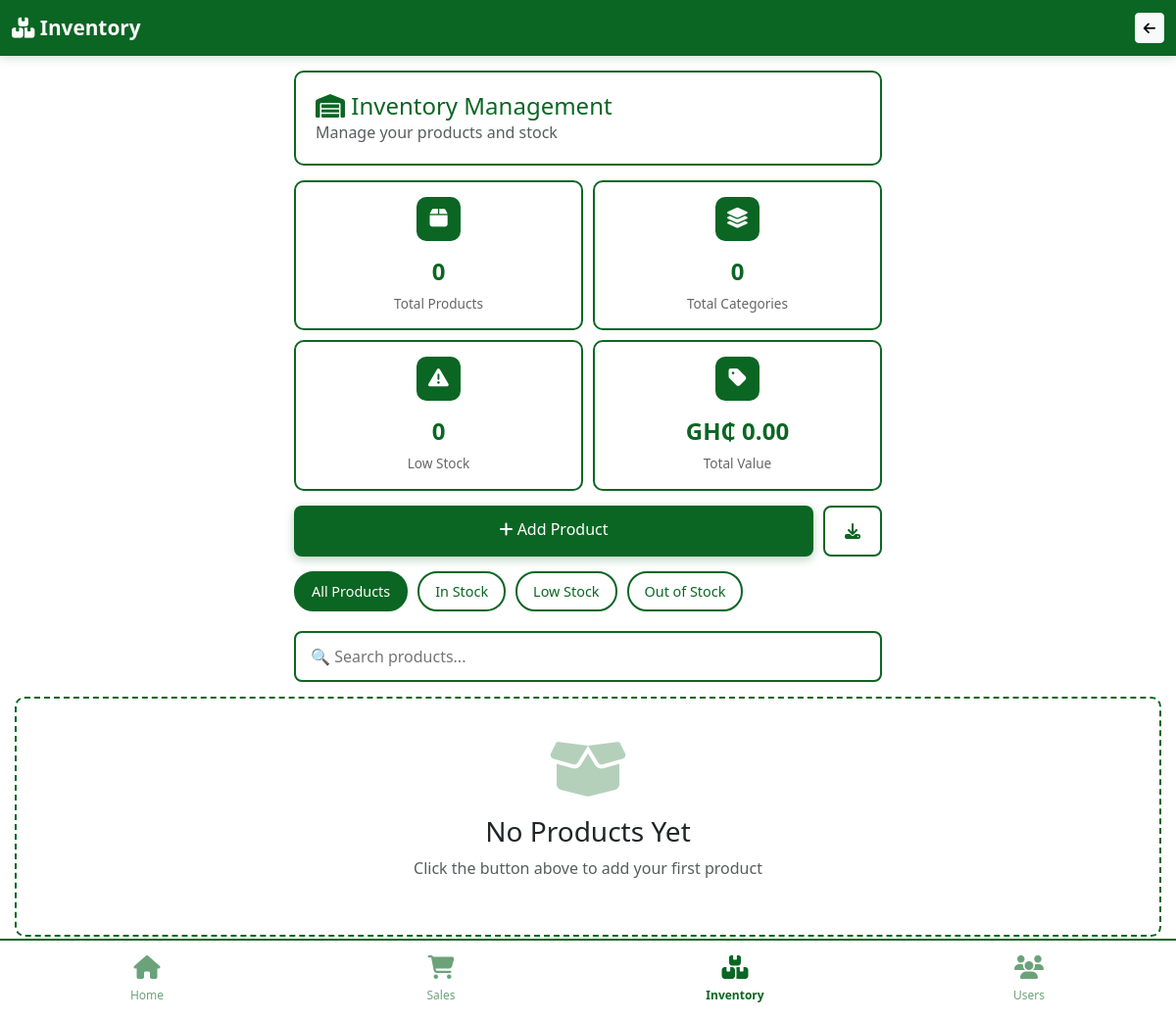
The app's page /inventory/, older data.
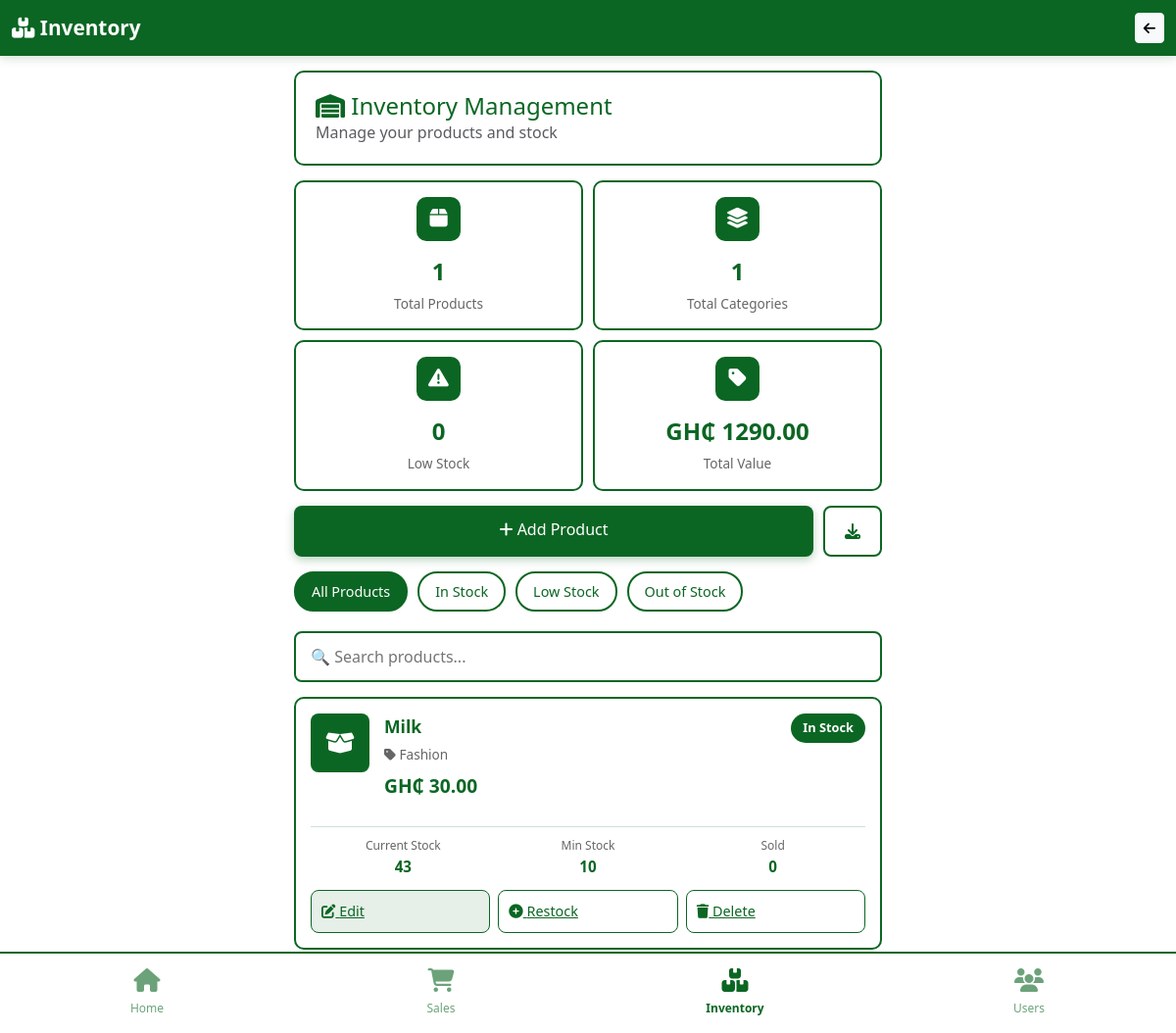
The same page, newer data.
### user/models.py (models this page shows, shortened)
class Product(models.Model):
    name = models.CharField(max_length=200)
    category = models.ForeignKey(Category, on_delete=models.PROTECT)
    description = models.TextField(blank=True)
    price = models.DecimalField(max_digits=10, decimal_places=2)
    cost_price = models.DecimalField(max_digits=10, decimal_places=2, null=True, blank=True)
    stock = models.IntegerField(default=0)
    min_stock = models.IntegerField(default=10)
    sku = models.CharField(max_length=50, blank=True)
    created_at = models.DateTimeField(auto_now_add=True)
    stock_level = models.CharField(max_length=50, blank=True, choices=[
        ('In Stock', 'In Stock'),
        ('Low Stock', 'Low Stock'),
        ('Out of Stock', 'Out of Stock'),
    ], default='In Stock')
    class Meta:
        db_table = 'product'

class Category(models.Model):
    name = models.CharField(max_length=100)
    description = models.TextField(blank=True)
    created_at = models.DateTimeField(auto_now_add=True)
    class Meta:
        db_table = 'category'
        verbose_name_plural = 'Categories'
    def __str__(self):
        return self.name

### user/views.py (the view)
# urls.py: path('inventory/', views.inventory_view, name='inventory'),
def inventory_view(request):
    search_query = request.GET.get('search', '')
    products_list = Product.objects.all().order_by('name')
    total_categories = Category.objects.count()
    for product in products_list:
        if product.stock == 0:
            product.stock_level = 'Out of Stock'
        elif product.stock < product.min_stock:
            product.stock_level = 'Low Stock'
        else:
            product.stock_level = 'In Stock'
        product.save()
    total_value = sum(product.price * product.stock for product in products_list)
    low_stock_count = Product.objects.filter(stock_level='Low Stock').count()
    if search_query:
        products_list = products_list.filter(
            Q(name__icontains=search_query) |
            Q(description__icontains=search_query) |
            Q(category__name__icontains=search_query)
        )
    for product in products_list:
        product.category_name = product.category.name if product.category else 'No Category'
    context = {
        'products': products_list,
        'search_query': search_query,
        'total_products': Product.objects.count(),
        'total_categories': total_categories,
        'total_value': total_value,
        'low_stock_count': low_stock_count,
    }
    return render(request, 'inventory.html', context)

### templates/inventory.html (shortened to what the changed rows need)
{% load static %}
<!DOCTYPE html>
<html lang="en">
<head>
    <link href="https://cdn.jsdelivr.net/npm/bootstrap@5.3.0/dist/css/bootstrap.min.css" rel="stylesheet">
    <link rel="stylesheet" href="https://cdnjs.cloudflare.com/ajax/libs/font-awesome/6.4.0/css/all.min.css">
</head>
<body>
    <div class="content-wrapper">
        <div class="page-header">
            <h1><i class="fas fa-warehouse"></i> Inventory Management</h1>
        </div>
        <div class="stats-container">
            <div class="stat-card">
                <div class="stat-icon">
                    <i class="fas fa-box"></i>
                </div>
                <div class="stat-value">{{ total_products|default:"0" }}</div>
                <div class="stat-label">Total Products</div>
            </div>
            <div class="stat-card">
                <div class="stat-icon">
                    <i class="fas fa-layer-group"></i>
                </div>
                <div class="stat-value">{{ total_categories|default:"0" }}</div>
                <div class="stat-label">Total Categories</div>
            </div>
            <div class="stat-card">
                <div class="stat-icon">
                    <i class="fas fa-tag"></i>
                </div>
                <div class="stat-value">GH₵ {{ total_value|default:"0.00" }}</div>
                <div class="stat-label">Total Value</div>
            </div>
        </div>
        {% if products %}
            {% for product in products %}
            <div class="product-card" data-stock-status="{{ stock_level }}">
                <div class="stock-badge {% if product.stock > 20 %}stock-high{% elif product.stock > 0 %}stock-low{% else %}stock-out{% endif %}">
                    {{ product.stock_level }}
                </div>
                <div class="product-header">
                    <div class="product-image">
                        <i class="fas fa-box-open"></i>
                    </div>
                    <div class="product-info">
                        <p class="product-name">{{ product.name }}</p>
                        <p class="product-category">
                            <i class="fas fa-tag"></i> {{ product.category|default:"General" }}
                        </p>
                        <p class="product-price">GH₵ {{ product.price }}</p>
                    </div>
                </div>
                <div class="product-details">
                    <div class="detail-item">
                        <span class="detail-label">Current Stock</span>
                        <span class="detail-value">{{ product.stock }}</span>
                    </div>
                    <div class="detail-item">
                        <span class="detail-label">Min Stock</span>
                        <span class="detail-value">{{ product.min_stock|default:"10" }}</span>
                    </div>
                    <div class="detail-item">
                        <span class="detail-label">Sold</span>
                        <span class="detail-value">{{ product.sold|default:"0" }}</span>
                    </div>
                </div>
                <div class="product-actions">
                    <a href="{% url 'edit_product' product.id %}" class="btn-action btn-edit" >
                        <i class="fas fa-edit"></i> Edit
                </a>
                    <a href="{% url 'restock_product' product.id %}" class="btn-action btn-restock">
                        <i class="fas fa-plus-circle"></i> Restock
                    </a>
                    <a href={% url 'delete_product' product.id %} class="btn-action btn-delete">
                        <i class="fas fa-trash"></i> Delete
                    </a>
                </div>
            </div>
            {% endfor %}
        {% else %}
            <div class="empty-state">
                <i class="fas fa-box-open"></i>
                <h3>No Products Yet</h3>
                <p class="text-muted">Click the button above to add your first product</p>
            </div>
        {% endif %}
    </div>
</body>
</html>

Row changes from the older to the newer data that the page shows:
added Product: stock_level "In Stock", name "Milk", category "Fashion", price "30.00", stock "43", min_stock "10", sold "0"
Text that changed along with them:
{{ total_products|default:"0" }}: "0" → "1"
{{ total_categories|default:"0" }}: "0" → "1"
{{ total_value|default:"0.00" }}: "0.00" → "1290.00"
text no longer shown: "No Products Yet Click the button above to add your first product"
